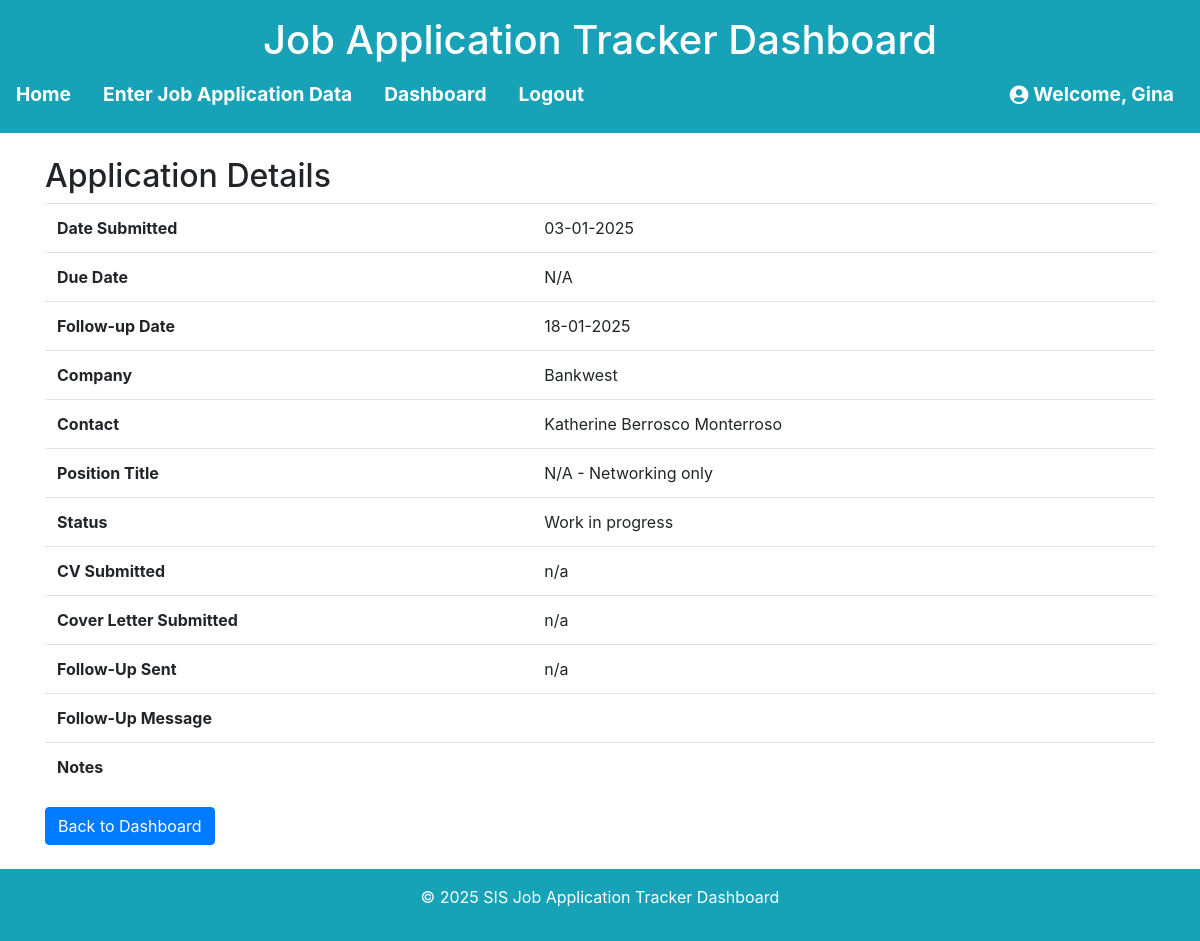
Page /application/4 (signed in) on the committed database.
### models.py (models this page shows, shortened)
class User(UserMixin, db.Model):
    id = db.Column(db.Integer, primary_key=True)
    username = db.Column(db.String(64), unique=True, nullable=False)
    email = db.Column(db.String(120), unique=True, nullable=False)
    password_hash = db.Column(db.String(256))

class JobApplication(db.Model):
    id = db.Column(db.Integer, primary_key=True)
    date_submitted = db.Column(db.Date, nullable=True)
    due_date = db.Column(db.Date, nullable=True)
    follow_up_date = db.Column(db.Date, nullable=True)
    company = db.Column(db.String(120), nullable=False)
    contact = db.Column(db.String(120), nullable=True)
    position_title = db.Column(db.String(120), nullable=False)
    status = db.Column(db.String(50), nullable=False)
    cv_submitted = db.Column(db.String(10), nullable=False)
    cover_letter_submitted = db.Column(db.String(10), nullable=False)
    follow_up_sent = db.Column(db.String(10), nullable=False)
    follow_up_message = db.Column(db.Text, nullable=True)
    notes = db.Column(db.Text, nullable=True)
    user_id = db.Column(db.Integer, db.ForeignKey('user.id'), nullable=False)
    user = db.relationship('User', backref=db.backref('job_applications', lazy=True))

### app.py (the view)
@app.route('/application/<int:application_id>', methods=['GET'])
@login_required
def view_application(application_id):
    application = JobApplication.query.get_or_404(application_id)
    if application.user_id != current_user.id:
        flash("You are not authorized to view this application.", "danger")
        return redirect(url_for('dashboard'))
    return render_template('view_application.html', application=application)

### app.py (called while the page is built)
@login_manager.user_loader
def load_user(user_id):
    return db.session.get(User, int(user_id))

### templates/view_application.html (shortened to what this page needs)
{% extends "base.html" %}
{% block content %}
<h2>Application Details</h2>
<table class="table">
    <tr>
        <th>Date Submitted</th>
        <td>{{ application.date_submitted.strftime('%d-%m-%Y') if application.date_submitted else 'N/A' }}</td>
    </tr>
    <tr>
        <th>Due Date</th>
        <td>{{ application.due_date.strftime('%d-%m-%Y') if application.due_date else 'N/A' }}</td>
    </tr>
    <tr>
        <th>Follow-up Date</th>
        <td>{{ application.follow_up_date.strftime('%d-%m-%Y') if application.follow_up_date else 'N/A' }}</td>
    </tr>
    <tr>
        <th>Company</th>
        <td>{{ application.company }}</td>
    </tr>
    <tr>
        <th>Contact</th>
        <td>{{ application.contact }}</td>
    </tr>
    <tr>
        <th>Position Title</th>
        <td>{{ application.position_title }}</td>
    </tr>
    <tr>
        <th>Status</th>
        <td>{{ application.status }}</td>
    </tr>
    <tr>
        <th>CV Submitted</th>
        <td>{{ application.cv_submitted }}</td>
    </tr>
    <tr>
        <th>Cover Letter Submitted</th>
        <td>{{ application.cover_letter_submitted }}</td>
    </tr>
    <tr>
        <th>Follow-Up Sent</th>
        <td>{{ application.follow_up_sent }}</td>
    </tr>
    <tr>
        <th>Follow-Up Message</th>
        <td>{{ application.follow_up_message }}</td>
    </tr>
    <tr>
        <th>Notes</th>
        <td>{{ application.notes }}</td>
    </tr>
</table>
<a href="{{ url_for('dashboard') }}" class="btn btn-primary">Back to Dashboard</a>
{% endblock %}

### templates/base.html (shortened to what this page needs)
<!DOCTYPE html>
<html lang="en">
<head>
    <link href="https://stackpath.bootstrapcdn.com/bootstrap/4.5.2/css/bootstrap.min.css" rel="stylesheet">
    <link rel="stylesheet" href="https://cdnjs.cloudflare.com/ajax/libs/font-awesome/5.15.3/css/all.min.css">
    <link rel="stylesheet" href="{{ url_for('static', filename='style.css') }}">
</head>
<body>
    <header class="bg-info text-white text-center py-3 mb-4">
        <h1>Job Application Tracker Dashboard</h1>
        <nav>
            <ul class="nav justify-content-center">
                <li class="nav-item"><a class="nav-link text-white {% if request.endpoint == 'index' %}active{% endif %}" href="{{ url_for('index') }}">Home</a></li>
                <li class="nav-item"><a class="nav-link text-white {% if request.endpoint == 'index' %}active{% endif %}" href="{{ url_for('form') }}">Enter Job Application Data</a></li>
                <li class="nav-item"><a class="nav-link text-white {% if request.endpoint == 'index' %}active{% endif %}" href="{{ url_for('dashboard') }}">Dashboard</a></li>
                {% if current_user.is_authenticated %}
                <li class="nav-item"><a class="nav-link text-white {% if request.endpoint == 'index' %}active{% endif %}" href="{{ url_for('logout') }}">Logout</a></li>
                {% endif %}
                {% if current_user.is_authenticated %}
                    <li class="nav-item ml-auto">
                        <a class="nav-link text-white" href="#">
                            <i class="fas fa-user-circle"></i> Welcome, {{ current_user.username }}
                        </a>
                    </li>
                {% endif %}
            </ul>
        </nav>
    </header>
    <main class="container">
        {% block content %}{% endblock %}
    </main>
    <footer class="bg-info text-white text-center py-3 mt-4">
        <p>&copy; 2025 SIS Job Application Tracker Dashboard</p>
    </footer>
</body>
</html>

### static/style.css (style rules this page uses)
.nav-item.ml-auto { margin-left: auto; padding-right: 10px; }
.nav-item a { display: flex; align-items: center; font-size: 1.2rem; font-weight: bold; }
.nav-item i { margin-right: 5px; }

### rows in the picture
User: username "Gina"
JobApplication: date_submitted "03-01-2025", due_date "N/A", follow_up_date "18-01-2025", company "Bankwest", contact "Katherine Berrosco Monterroso", position_title "N/A - Networking only", status "Work in progress", cv_submitted "n/a", cover_letter_submitted "n/a", follow_up_sent "n/a"
